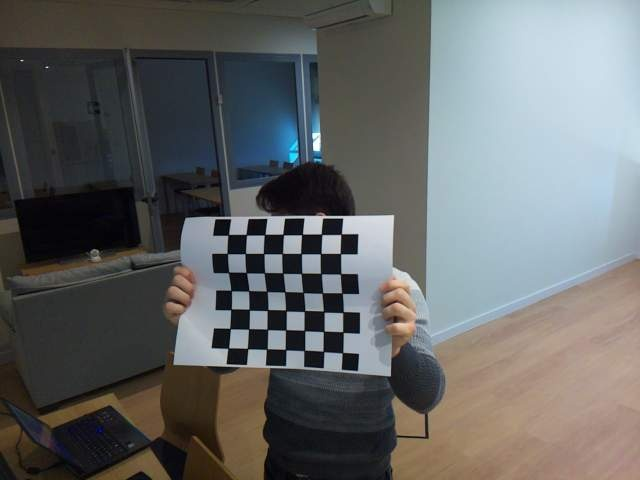
#> input picture position_orientation/CAM1/foto_20250124_155031.jpg, 640 x 480 px
$ python calibracion.py
#> lines starting #> are read from the running program, lines starting #| are printed output that depends on the picture; long printed decimals are rounded
import cv2 as cv
import glob
import numpy as np
import matplotlib.pyplot as plt
import os

def save_camera_parameters(camera_id, mtx, dist):
    """Guarda los parámetros intrínsecos de la cámara en un archivo .dat"""
    # Crear directorio si no existe
    os.makedirs("camera_parameters", exist_ok=True)

    # Guardar matriz de cámara y coeficientes de distorsión
    filename = f"camera_parameters/c{camera_id}.dat"
    with open(filename, 'w') as f:
        f.write(f"{mtx.shape[0]} {mtx.shape[1]}\n")
        for row in mtx:
            f.write(" ".join(map(str, row)) + "\n")
        f.write(f"{len(dist[0])}\n")
        f.write(" ".join(map(str, dist[0])) + "\n")

    print(f"Parámetros de cámara {camera_id} guardados en {filename}")
    return filename

# [16 lines left out: function save_rotation_translation, not called in this run]

def evaluate_calibration_quality(mtx, dist, objpoints, imgpoints, rvecs, tvecs, camera_id):
    """Evalúa la calidad de la calibración calculando varias métricas."""

    print(f"\n=== EVALUACIÓN DE CALIDAD - CÁMARA {camera_id} ===")

    # Error de reproyección por imagen
    reprojection_errors = []
    for i in range(len(objpoints)):
        imgpoints2, _ = cv.projectPoints(objpoints[i], rvecs[i], tvecs[i], mtx, dist)
        error = cv.norm(imgpoints[i], imgpoints2, cv.NORM_L2)/len(imgpoints2)
        reprojection_errors.append(error)
        print(f"Imagen {i+1}: Error = {error:.4f} píxeles")

    mean_error = np.mean(reprojection_errors)
    std_error = np.std(reprojection_errors)
    max_error = np.max(reprojection_errors)
    min_error = np.min(reprojection_errors)

    print(f"\nEstadísticas de error:")
    print(f"Error promedio: {mean_error:.4f} ± {std_error:.4f} píxeles")
    print(f"Error mínimo: {min_error:.4f} píxeles")
    print(f"Error máximo: {max_error:.4f} píxeles")

    # Clasificación de calidad
    if mean_error < 0.5:
        quality = "EXCELENTE"
        color = 'green'
    elif mean_error < 1.0:
        quality = "BUENA"
        color = 'blue'
    elif mean_error < 2.0:
        quality = "ACEPTABLE"
        color = 'orange'
    else:
        quality = "POBRE"
        color = 'red'

    print(f"Calidad de calibración: {quality}")

    # Visualización de errores
    plt.figure(f'Errores de Reproyección - Cámara {camera_id}', figsize=(12, 8))

    # Subplot 1: Histograma de errores
    plt.subplot(2, 2, 1)
    plt.hist(reprojection_errors, bins=10, alpha=0.7, color=color, edgecolor='black')
    plt.axvline(mean_error, color='red', linestyle='--', label=f'Media: {mean_error:.3f}')
    plt.xlabel('Error de reproyección (píxeles)')
    plt.ylabel('Frecuencia')
    plt.title(f'Distribución de Errores - Cámara {camera_id}')
    plt.legend()
    plt.grid(True, alpha=0.3)

    # Subplot 2: Errores por imagen
    plt.subplot(2, 2, 2)
    plt.plot(range(1, len(reprojection_errors)+1), reprojection_errors, 'o-', color=color, linewidth=2, markersize=6)
    plt.axhline(mean_error, color='red', linestyle='--', label=f'Media: {mean_error:.3f}')
    plt.axhline(mean_error + std_error, color='orange', linestyle=':', label=f'Media + σ')
    plt.axhline(mean_error - std_error, color='orange', linestyle=':', label=f'Media - σ')
    plt.xlabel('Número de imagen')
    plt.ylabel('Error de reproyección (píxeles)')
    plt.title(f'Error por Imagen - Cámara {camera_id}')
    plt.legend()
    plt.grid(True, alpha=0.3)

    # Subplot 3: Box plot
    plt.subplot(2, 2, 3)
    plt.boxplot(reprojection_errors, patch_artist=True,
                boxprops=dict(facecolor=color, alpha=0.7))
    plt.ylabel('Error de reproyección (píxeles)')
    plt.title(f'Distribución de Errores - Cámara {camera_id}')
    plt.grid(True, alpha=0.3)

    # Subplot 4: Métricas de resumen
    plt.subplot(2, 2, 4)
    plt.axis('off')
    metrics_text = f"""
    RESUMEN DE CALIBRACIÓN - CÁMARA {camera_id}

    Calidad: {quality}

    Error promedio: {mean_error:.4f} px
    Desviación estándar: {std_error:.4f} px
    Error mínimo: {min_error:.4f} px
    Error máximo: {max_error:.4f} px

    Número de imágenes: {len(reprojection_errors)}

    Parámetros focales:
    fx = {mtx[0,0]:.2f}
    fy = {mtx[1,1]:.2f}

    Centro óptico:
    cx = {mtx[0,2]:.2f}
    cy = {mtx[1,2]:.2f}
    """
    plt.text(0.1, 0.9, metrics_text, transform=plt.gca().transAxes,
             fontsize=10, verticalalignment='top', fontfamily='monospace',
             bbox=dict(boxstyle="round,pad=0.3", facecolor=color, alpha=0.3))

    plt.tight_layout()
    plt.show()

    return {
        'mean_error': mean_error,
        'std_error': std_error,
        'max_error': max_error,
        'min_error': min_error,
        'quality': quality,
        'errors': reprojection_errors
    }

def calibrate_camera(images_folder, camera_id=0):
    print(f"\nCalibrando cámara {camera_id} con imágenes de: {images_folder}")
    images_names = glob.glob(images_folder)
    print(f"Imágenes encontradas: {len(images_names)}")

    images = []
    for imname in images_names:
        im = cv.imread(imname, 1)
        if im is None:
            print(f"Error al cargar imagen: {imname}")
            continue
        images.append(im)

    print(f"Imágenes cargadas exitosamente: {len(images)}")

    criteria = (cv.TERM_CRITERIA_EPS + cv.TERM_CRITERIA_MAX_ITER, 30, 0.001)

    rows = 7
    columns = 7
    world_scaling = 1.

    objp = np.zeros((rows*columns,3), np.float32)
    objp[:,:2] = np.mgrid[0:rows,0:columns].T.reshape(-1,2)
    objp = world_scaling* objp

    width = images[0].shape[1]
    height = images[0].shape[0]

    print(f"Dimensiones de imagen: {width}x{height}")

    imgpoints = []
    objpoints = []

    for i, frame in enumerate(images):
        gray = cv.cvtColor(frame, cv.COLOR_BGR2GRAY)
        ret, corners = cv.findChessboardCorners(gray, (rows, columns), None)

        if ret == True:
            print(f"Esquinas encontradas en imagen {i+1}")
            conv_size = (11, 11)
            corners = cv.cornerSubPix(gray, corners, conv_size, (-1, -1), criteria)

            # Dibujar y mostrar las esquinas
            cv.drawChessboardCorners(frame, (rows, columns), corners, ret)
            cv.imshow(f'Calibracion Camara {camera_id} - Imagen {i+1}', frame)
            cv.waitKey(500)

            objpoints.append(objp)
            imgpoints.append(corners)

    cv.destroyAllWindows()

    print(f"Total de imágenes usadas para calibración: {len(objpoints)}")

    if len(objpoints) == 0:
        raise ValueError("No se encontraron esquinas del tablero en ninguna imagen")

    ret, mtx, dist, rvecs, tvecs = cv.calibrateCamera(objpoints, imgpoints, (width, height), None, None)

    print(f'\nResultados de calibración - Cámara {camera_id}:')
    print('Error RMS:', ret)
    print('Matriz de cámara:\n', mtx)
    print('Coeficientes de distorsión:', dist)

    # Evaluar calidad de calibración con visualización, no se usa el return, pero si se quiere acceder a la variable,
    # se puede
    quality_metrics = evaluate_calibration_quality(mtx, dist, objpoints, imgpoints, rvecs, tvecs, camera_id)

    # Guardar parámetros en archivo
    saved_file = save_camera_parameters(camera_id, mtx, dist)
    print(f"Parámetros guardados en: {saved_file}")

    return mtx, dist

# [450 lines left out: functions stereo_calibrate, triangulate, not called in this run]

if __name__ == "__main__":
    try:
        print("=== INICIANDO CALIBRACIÓN DE SISTEMA ESTÉREO ===")

        # Calibración de la primera cámara (ID=0)
        print("\n" + "="*50)
        mtx1, dist1 = calibrate_camera("CAM1/*.jpg", camera_id=0)
#> in calibrate_camera, im is the input picture: shape (480, 640, 3); mean B, G, R 102.7, 102.8, 100.9
#| Imágenes cargadas exitosamente: 3
#| Dimensiones de imagen: 640x480
#> the loop in calibrate_camera, `for i, frame in enumerate(images):` made 3 passes
#| Esquinas encontradas en imagen 1
#| Esquinas encontradas en imagen 2
#| Esquinas encontradas en imagen 3
#> pass 1, in calibrate_camera, `gray = cv.cvtColor(frame, cv.COLOR_BGR2GRAY)`:
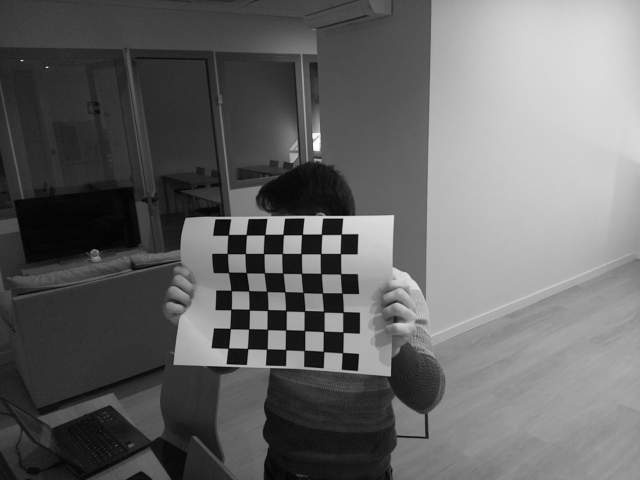
#> gray: shape (480, 640); min 0, max 254, mean 102.2
#> pass 1, in calibrate_camera, `cv.imshow(f'Calibracion Camara {camera_id} - Imagen {i+1}', frame)`:
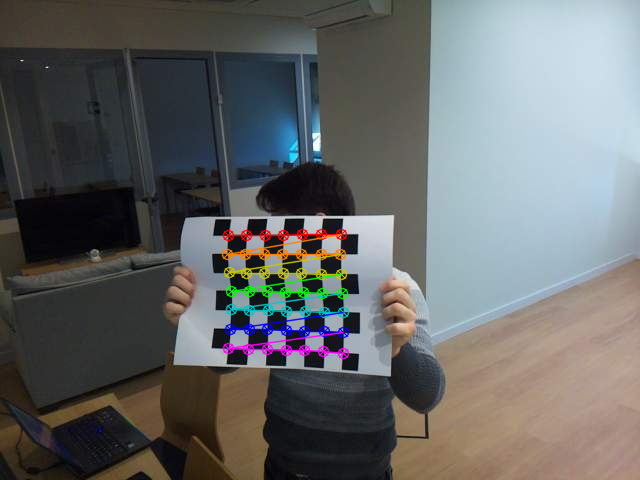
#> window 'Calibracion Camara 0 - Imagen ': shape (480, 640, 3); mean B, G, R 102.9, 103.2, 101.8
#> pass 2, in calibrate_camera, `gray = cv.cvtColor(frame, cv.COLOR_BGR2GRAY)`:
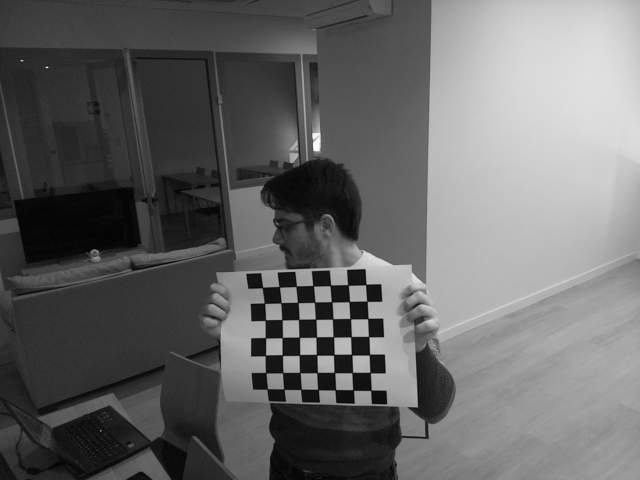
#> gray: shape (480, 640); min 0, max 254, mean 102.5
#> pass 2, in calibrate_camera, `cv.imshow(f'Calibracion Camara {camera_id} - Imagen {i+1}', frame)`:
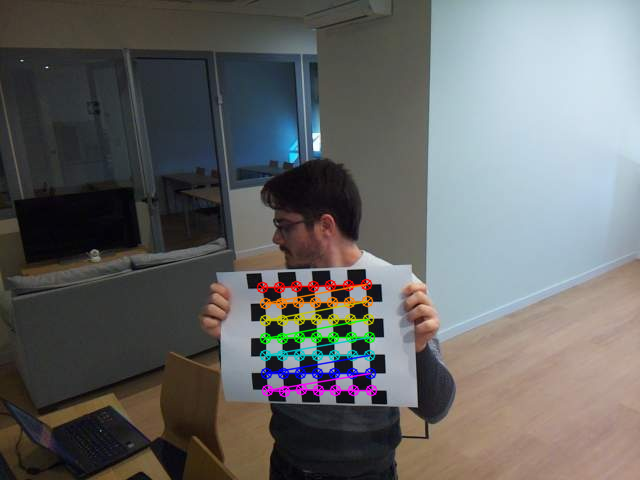
#> window 'Calibracion Camara 0 - Imagen ': shape (480, 640, 3); mean B, G, R 103, 103.2, 102.5
#> after the loop in calibrate_camera, `for i, frame in enumerate(images):`:
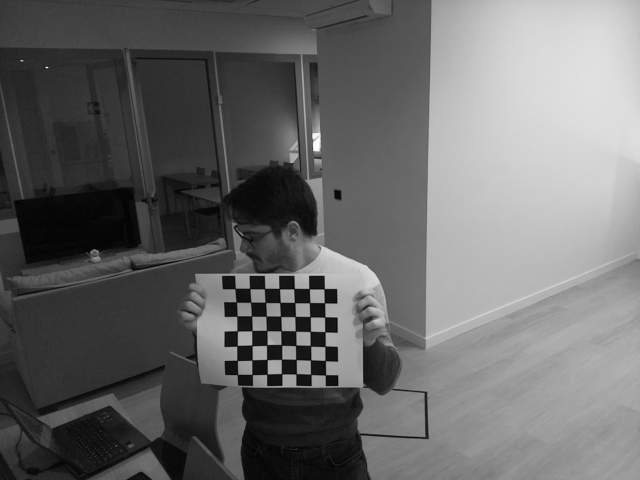
#> gray: shape (480, 640); min 0, max 255, mean 104.4
#> after the loop in calibrate_camera, `for i, frame in enumerate(images):`: imgpoints = 3 items
#| Total de imágenes usadas para calibración: 3
#> in calibrate_camera, `ret, mtx, dist, rvecs, tvecs = cv.calibrateCamera(objpoints, imgpoints..`: ret = 1.29; mtx = [[1373.7, 0, 312.6], [0, 1258.9, 213.1], [0, 0, 1]]; dist = [[-13.23, 913.2, 0.19, 0.00316, -21350.8]]; rvecs = ([0.0395, 0.403, -0.0165], [-0.0162, 0.33, -0.0424], [-0.191, -0.27, -0.00204]); tvecs = ([-4.21, 1.12, 66.13], [-2.77, 4.42, 74.85], [-5.04, 5.22, 87.2])
#| Error RMS: 1.288
#| Matriz de cámara:
#|  [[1.37371556e+03 0.00000000e+00 3.12649558e+02]
#|  [0.00000000e+00 1.25892825e+03 2.13144521e+02]
#|  [0.00000000e+00 0.00000000e+00 1.00000000e+00]]
#| Coeficientes de distorsión: [[-1.32274686e+01  9.13220765e+02  1.89598915e-01  3.15588697e-03
#|   -2.13508038e+04]]
#> the loop in evaluate_calibration_quality, `for i in range(len(objpoints)):` made 3 passes
#> error on passes 1 to 3: 0.129, 0.0792, 0.28
#| Imagen 1: Error = 0.1294 píxeles
#| Imagen 2: Error = 0.0792 píxeles
#| Imagen 3: Error = 0.2804 píxeles
#> after the loop in evaluate_calibration_quality, `for i in range(len(objpoints)):`: reprojection_errors = [0.129, 0.0792, 0.28]
#> in evaluate_calibration_quality, `mean_error = np.mean(reprojection_errors)`: mean_error = 0.163
#> in evaluate_calibration_quality, `std_error = np.std(reprojection_errors)`: std_error = 0.0855
#> in evaluate_calibration_quality, `max_error = np.max(reprojection_errors)`: max_error = 0.28
#> in evaluate_calibration_quality, `min_error = np.min(reprojection_errors)`: min_error = 0.0792
#| Error promedio: 0.1630 ± 0.0855 píxeles
#| Error mínimo: 0.0792 píxeles
#| Error máximo: 0.2804 píxeles
#> in evaluate_calibration_quality, `plt.show()`:
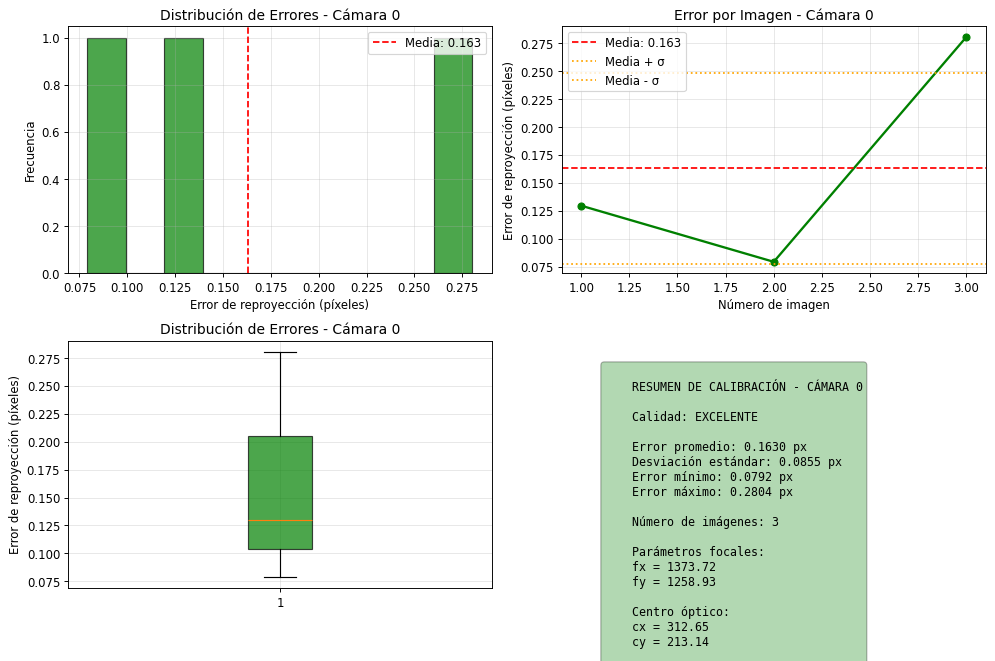
#> figure drawn by matplotlib, 3 panels
#> in calibrate_camera, `quality_metrics = evaluate_calibration_quality(mtx, dist, objpoints, i..`: quality_metrics = {'mean_error': 0.163, 'std_error': 0.0855, 'max_error': 0.28, 'min_error': 0.0792, 'quality': 'EXCELENTE', 'errors': [0.129, 0.0792, 0.28]}
#> the loop in save_camera_parameters, `for row in mtx:` made 3 passes
#> in calibrate_camera, `saved_file = save_camera_parameters(camera_id, mtx, dist)`: saved_file = 'camera_parameters/c0.dat'
#| Parámetros guardados en: camera_parameters/c0.dat
#> mtx1 has the same summary as mtx in calibrate_camera; dist1 = [[-13.23, 913.2, 0.19, 0.00316, -21350.8]]

        # Calibración de la segunda cámara (ID=1)
        print("\n" + "="*50)
        mtx2, dist2 = calibrate_camera("CAM2/*.jpg", camera_id=1)

        # Calibración estéreo
        print("\n" + "="*50)
        R, T = stereo_calibrate(mtx1, dist1, mtx2, dist2, "SYNCHED/*.jpg")

        # Triangulación (opcional)
        print("\n" + "="*50)
        triangulate(mtx1, mtx2, R, T)

        print("\n" + "="*50)
        print("PROCESO DE CALIBRACIÓN COMPLETO")
        print("Los parámetros se han guardado en la carpeta 'camera_parameters/'")
        print("="*50)

    except Exception as e:
        print(f"\nError durante la ejecución: {str(e)}")
#| Error durante la ejecución: list index out of range
        import traceback
        traceback.print_exc()
    finally:
        cv.destroyAllWindows()
